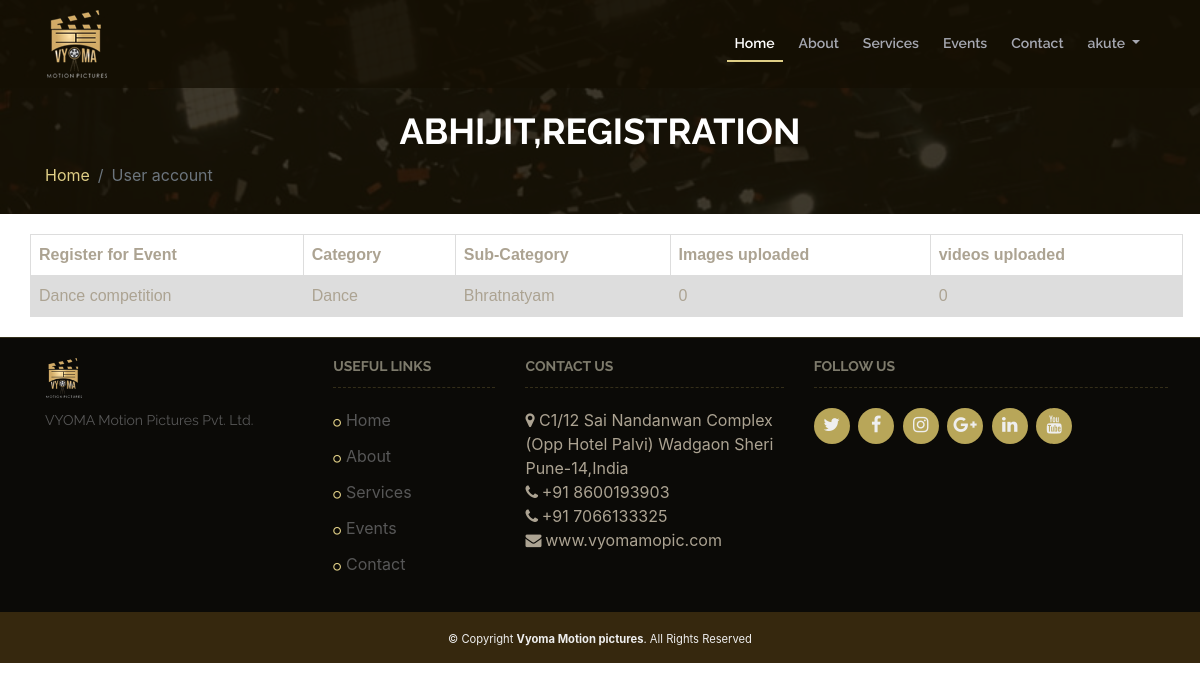
The app's page /user_account/ (signed in), older data.
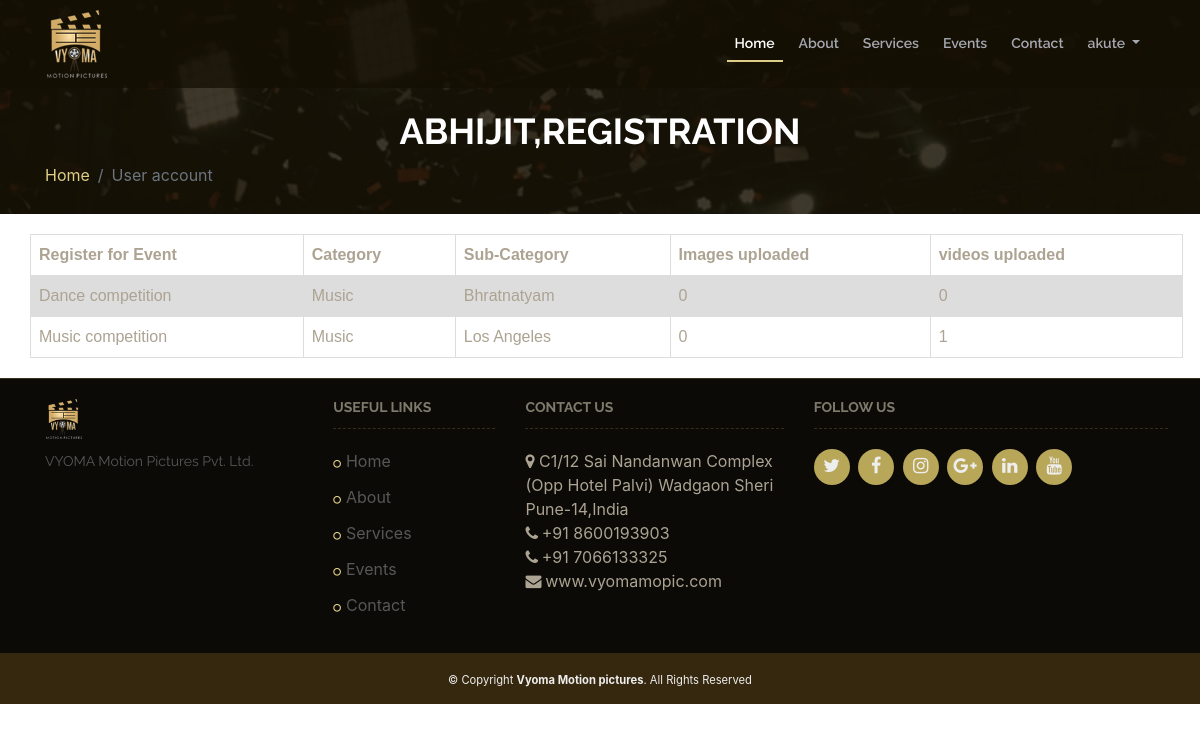
The same page, newer data.
### event_reg/models.py (models this page shows)
class user_reg(models.Model):
    user=models.ForeignKey(settings.AUTH_USER_MODEL, on_delete=models.CASCADE, null=True, default=None)
    event=models.ForeignKey(event,on_delete=models.CASCADE, null=True, default=None)
    event_sub_category=models.CharField(max_length=80,null=True,blank=True)
    first_name=models.CharField(max_length=125,null=True,blank=True)
    Last_name=models.CharField(max_length=125,null=True,blank=True)
    Email=models.EmailField(max_length=254,null=True,blank=True)
    gender = models.CharField(max_length=1,null=True,blank=True, choices=GENDER_CHOICES)
    age=models.IntegerField(null=True,blank=True)
    mobile=models.IntegerField(null=True,blank=True)
    alternamte_mobile=models.IntegerField(null=True,blank=True)
    marital_status=models.CharField(max_length=1,null=True,blank=True)
    birthdate=models.CharField(max_length=100,null=True,blank=True)
    address=models.TextField(blank=True,null=True)
    city=models.CharField(max_length=50,null=True,blank=True)
    state=models.CharField(max_length=50,null=True,blank=True)
    pincode=models.IntegerField(null=True,blank=True)
    identity_proof=models.ImageField(upload_to="images/",verbose_name='identity_proof',null=True,blank=True)
    PaytmHistory=models.ForeignKey(PaytmHistory,on_delete=models.CASCADE, null=True, default=None)

class event(models.Model):
    event_name=models.CharField(max_length=125)
    event_photo=models.ImageField(upload_to="images/",null=True,blank=True)
    event_location=models.CharField(max_length=100)
    event_category=models.CharField(max_length=100,null=True,choices=CATEGORY_CHOICES, default='None')
    event_start_date=models.DateField(auto_now=False, auto_now_add=False)
    event_end_date=models.DateField(auto_now=False, auto_now_add=False)
    event_discription=models.TextField(blank=True,null=True)
    event_address=models.TextField(blank=True,null=True)
    event_highlight1=models.TextField(blank=True,null=True)
    event_highlight2=models.TextField(blank=True,null=True)
    event_highlight3=models.TextField(blank=True,null=True)
    event_highlight4=models.TextField(blank=True,null=True)
    event_highlight5=models.TextField(blank=True,null=True)
    event_highlight6=models.TextField(blank=True,null=True)
    event_photo1=models.ImageField(upload_to="images/",null=True,blank=True)
    event_photo2=models.ImageField(upload_to="images/",null=True,blank=True)
    event_photo3=models.ImageField(upload_to="images/",null=True,blank=True)
    event_photo4=models.ImageField(upload_to="images/",null=True,blank=True)
    event_photo5=models.ImageField(upload_to="images/",null=True,blank=True)
    event_photo6=models.ImageField(upload_to="images/",null=True,blank=True)
    event_photo7=models.ImageField(upload_to="images/",null=True,blank=True)

### event_reg/views.py (the view)
# urls.py: path('user_account/', views.user_account, name ='user_account'),
def user_account(request):
	user=request.user
	user_registration_details=[]
	registration_details=user_reg.objects.filter(Email=user.email)
	for register_user in registration_details:
		video_count=Videos.objects.filter(user_reg=register_user,event=register_user.event).count()
		images_count=Images.objects.filter(user_reg=register_user,event=register_user.event).count()
		registration_details={
		"register_user":register_user,
		"image_count":images_count,
		"video_count":video_count
		}
		user_registration_details.append(registration_details)
	print (user_registration_details)
	return render(request,'user_account.html',{'registration_details':user_registration_details})

### templates/user_account.html (shortened to what this page needs)
{% extends 'master.html' %}
{% load static %}
{% block content %}
    <section id="innerpage">
        <div class="container wow fadeInUp">
            <div class="section-header">
                <h2>{{user.first_name}},Registration</h2>
                <ul class="breadcrumb">
                    <li class="breadcrumb-item"><a href="{% url 'index' %}">Home</a></li>
                    <li class="breadcrumb-item active" aria-current="page">User account</li>
                </ul>
            </div>
        </div>
    </section>
    <main id="main" class="bg-white">
        <div class="container">
            <section class="wow fadeInUp">
                <div class="row">
                    <table>
  <tr>
    <th>Register for Event</th>
    <th>Category</th>
    <th>Sub-Category</th>
    <th>Images uploaded</th>
    <th>videos uploaded</th>
  </tr>
  {%for reg in registration_details %}
  <tr>
    <td>{{reg.register_user.event.event_name}}</td>
    <td>{{reg.register_user.event.event_category}}</td>
    <td>{{reg.register_user.event_sub_category}}</td>
    <td>{{reg.image_count}}</td>
    <td>{{reg.video_count}}</td>
  </tr>
  {%endfor%}
</table>
                </div>
            </section>
        </div>
    </main>
    {%endblock%}

Row changes from the older to the newer data that the page shows:
changed through a linked row, user_reg "Bhratnatyam": register_user.event.event_category "Dance" → "Music"
added user_reg: register_user.event.event_name "Music competition", register_user.event.event_category "Music", register_user.event_sub_category "Los Angeles", image_count "0", video_count "1"
